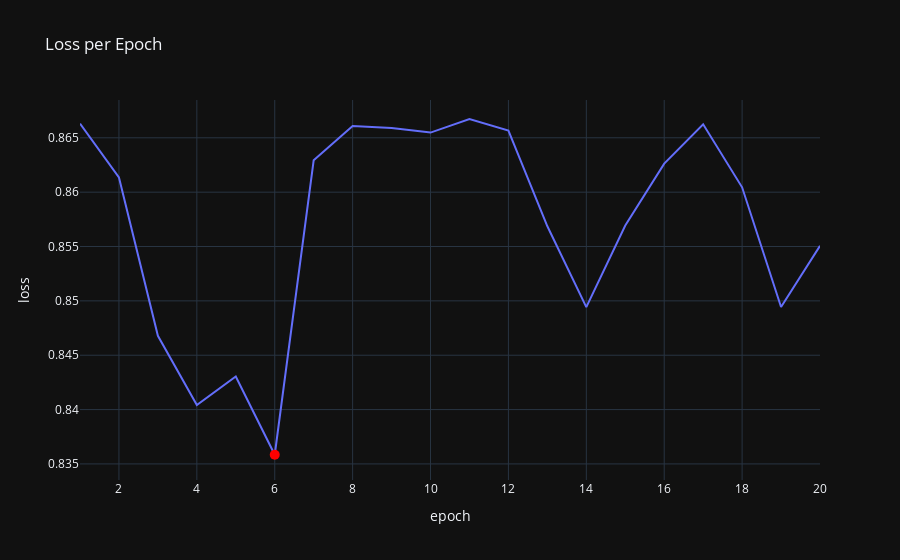
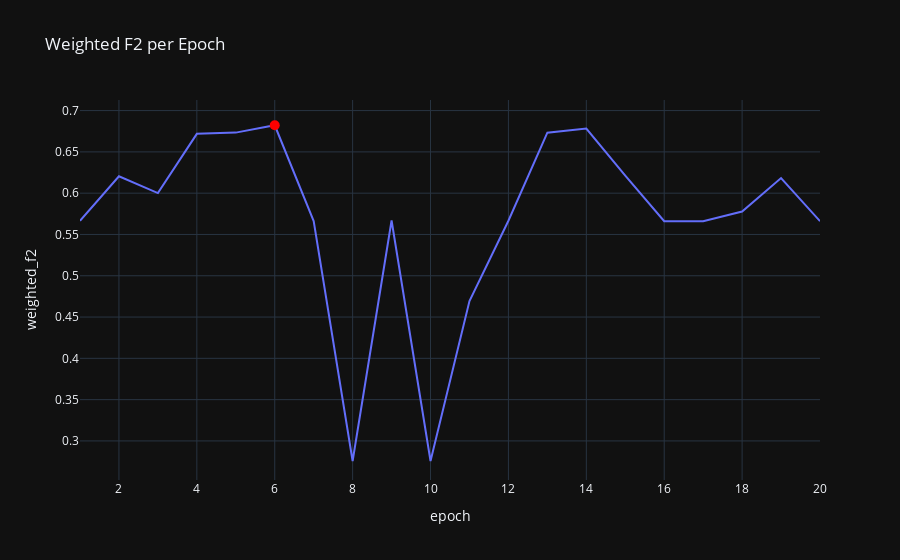

The code cell stored with these charts, in order, in its notebook:
### Code cell
# Plot Loss and Target Metric per Epoch, highlighting the peak
fig_a = px.line(result_df, x='epoch', y='loss', title='Loss per Epoch', template='plotly_dark')
fig_a.add_scatter(x=[best_epoch+1], y=[loss_history[best_epoch]], mode='markers', showlegend=False, marker={'color': 'red', 'size': 10}, name='Best Model')
fig_a.update_layout()
fig_a.show()

fig_b = px.line(result_df, x='epoch', y='weighted_f2', title='Weighted F2 per Epoch', template='plotly_dark')
fig_b.add_scatter(x=[best_epoch+1], y=[metric_history[best_epoch]['weighted_f2']], mode='markers', showlegend=False, marker={'color': 'red', 'size': 10}, name='Best Model')
fig_b.update_layout()
fig_b.show()

### Figure 1 — Plotly figure (JSON) as saved in the notebook; plotly's stock layout.template omitted (floating-point values rounded to 4 significant figures)
{"data": [{"hovertemplate": "epoch=%{x}<br>loss=%{y}<extra></extra>", "legendgroup": "", "line": {"color": "#636efa", "dash": "solid"}, "marker": {"symbol": "circle"}, "mode": "lines", "name": "", "orientation": "v", "showlegend": false, "type": "scatter", "x": [1, 2, 3, 4, 5, 6, 7, 8, 9, 10, 11, 12, 13, 14, 15, 16, 17, 18, 19, 20], "xaxis": "x", "y": [0.8663, 0.8614, 0.8468, 0.8404, 0.843, 0.8358, 0.8629, 0.8661, 0.8659, 0.8655, 0.8667, 0.8657, 0.8569, 0.8494, 0.8569, 0.8626, 0.8662, 0.8604, 0.8494, 0.8551], "yaxis": "y"}, {"marker": {"color": "red", "size": 10}, "mode": "markers", "name": "Best Model", "showlegend": false, "type": "scatter", "x": [6], "y": [0.8358]}], "layout": {"legend": {"tracegroupgap": 0}, "title": {"text": "Loss per Epoch"}, "xaxis": {"anchor": "y", "domain": [0, 1], "title": {"text": "epoch"}}, "yaxis": {"anchor": "x", "domain": [0, 1], "title": {"text": "loss"}}}}

### Figure 2 — Plotly figure (JSON) as saved in the notebook; plotly's stock layout.template omitted (floating-point values rounded to 4 significant figures)
{"data": [{"hovertemplate": "epoch=%{x}<br>weighted_f2=%{y}<extra></extra>", "legendgroup": "", "line": {"color": "#636efa", "dash": "solid"}, "marker": {"symbol": "circle"}, "mode": "lines", "name": "", "orientation": "v", "showlegend": false, "type": "scatter", "x": [1, 2, 3, 4, 5, 6, 7, 8, 9, 10, 11, 12, 13, 14, 15, 16, 17, 18, 19, 20], "xaxis": "x", "y": [0.5666, 0.6205, 0.6001, 0.6719, 0.6733, 0.6822, 0.5661, 0.2757, 0.5669, 0.2757, 0.4695, 0.5666, 0.6733, 0.6783, 0.6212, 0.5661, 0.5661, 0.5777, 0.6183, 0.5661], "yaxis": "y"}, {"marker": {"color": "red", "size": 10}, "mode": "markers", "name": "Best Model", "showlegend": false, "type": "scatter", "x": [6], "y": [0.6822]}], "layout": {"legend": {"tracegroupgap": 0}, "title": {"text": "Weighted F2 per Epoch"}, "xaxis": {"anchor": "y", "domain": [0, 1], "title": {"text": "epoch"}}, "yaxis": {"anchor": "x", "domain": [0, 1], "title": {"text": "weighted_f2"}}}}
